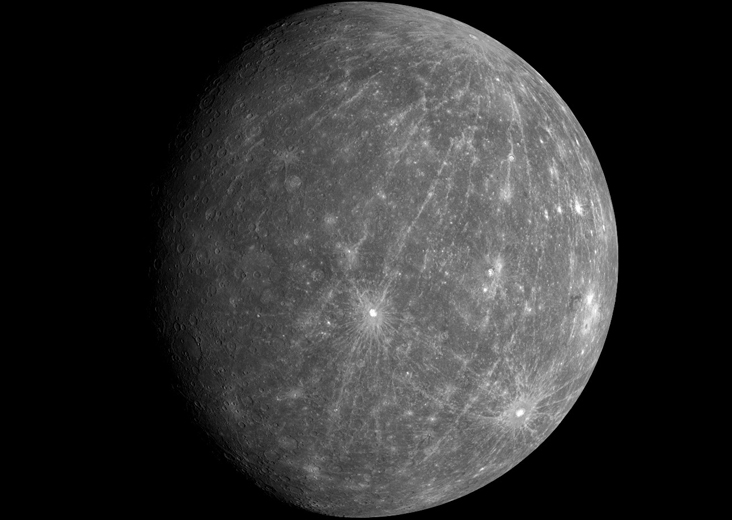
#> input picture noise/data/Mercury.bmp, 732 x 520 px
$ jupyter execute --allow-errors random-noise.ipynb   (shell and % lines are left out)
#> lines starting #> are read from the running program, lines starting #| are printed output that depends on the picture
### noise/utils.py
import numpy as np
from matplotlib import pyplot as plt
from typing import Iterable

def drawSNPPDF(resolution : int, p : float) -> None:
    assert isinstance(resolution, int) and resolution > 0, 'Parameter \'resolution\' should be a positive integer.'
    assert (isinstance(p, float) or isinstance(p, int)) and p >= 0 and p <= 1, 'Parameter \'p\' should be a number within [0 1].'
    x = np.linspace(-1.5, 1.5, 6 * resolution + 1)
    y = np.zeros(1 + 6 * resolution)
    y[3 * resolution] = 1 - p
    y[resolution] = y[-resolution-1] = p / 2
    plt.plot(x, y, 'b-')
    plt.axis((-1.5, 1.5, -.01, 1))
    plt.title(f'PDF for a Salt & Pepper Noise with p={p:.4f}\n*y-axis units are in delta')

def drawUniformPDF(resolution : int, a : float, b : float) -> None:
    assert isinstance(resolution, int) and resolution > 0, 'Parameter \'resolution\' should be a positive integer.'
    assert (isinstance(a, float) or isinstance(a, int)) and a >= -1 and a <= 1, 'Parameter \'a\' should be a number within [-1 1].'
    assert (isinstance(b, float) or isinstance(b, int)) and b >= -1 and b <= 1, 'Parameter \'b\' should be a number within [-1 1].'
    assert a <= b, 'Parameter \'a\' should be less than or equal to \'b\'.'

    x = np.linspace(-1.5, 1.5, 6 * resolution + 1)
    if b - a > 0:
        y = np.minimum(x > a, x < b)
        y = np.float32(y) / (b - a)
    else:
        y[3 * resolution] = 1
    plt.plot(x, y, 'b-')
    _, _, _, ymax = plt.axis()
    plt.axis((-1.5, 1.5, -0.01, ymax))
    plt.title(f'PDF for a Uniform Noise with a={a:.4f} & b={b:.4f}')

def drawRayleighPDF(resolution : int, sigma : float) -> None:
    assert isinstance(resolution, int) and resolution > 0, 'Parameter \'resolution\' should be a positive integer.'
    assert (isinstance(sigma, float) or isinstance(sigma, int)) and sigma >= 0, 'Parameter \'sigma\' should be a non-negative number.'

    x = np.linspace(0, 1, 2 * resolution + 1)
    y = x * np.exp(- x**2 / sigma**2 / 2) / sigma**2

    e_x = np.array([sigma * np.sqrt(np.pi / 2)])
    e_y = e_x * np.exp(- e_x**2 / sigma**2 / 2) / sigma**2

    plt.plot(x, y, 'b-')
    plt.plot(e_x, e_y, 'r^')
    _, _, _, ymax = plt.axis()
    plt.axis((0, 1, -0.01, ymax))
    plt.title(f'PDF for a Rayleigh Noise with sigma={sigma:.4f}')

def drawErlangPDF(resolution : int, k : int, beta : float) -> None:
    assert isinstance(resolution, int) and resolution > 0, 'Parameter \'resolution\' should be a positive integer.'
    assert isinstance(k, int) and k > 0, 'Parameter \'k\' should be a positive integer.'
    assert (isinstance(beta, float) or isinstance(beta, int)) and beta > 0, 'Parameter \'sigma\' should be a positive number.'

    x = np.linspace(0, 1, 2 * resolution + 1)
    y = x**(k-1) * np.exp(-x / beta) / beta**k / np.math.factorial(k - 1)

    e_x = np.array([beta * k])
    e_y = e_x**(k-1) * np.exp(-e_x / beta) / beta**k / np.math.factorial(k - 1)

    plt.plot(x, y, 'b-')
    plt.plot(e_x, e_y, 'r^')
    _, _, _, ymax = plt.axis()
    plt.axis((0, 1, -0.01, ymax))
    plt.title(f'PDF for an Erlang Noise with k={k:d} and beta={beta:.4f}')

# [10 lines left out: function drawHistogram, not called in this run]

def drawCustomPDF(resolution : int, beta : float) -> None:
    assert isinstance(resolution, int) and resolution > 0, 'Parameter \'resolution\' should be a positive integer.'
    assert (isinstance(beta, float) or isinstance(beta, int)) and beta > 0, 'Parameter \'sigma\' should be a positive number.'

    x = np.linspace(-1, 1, 2 * resolution + 1)
    y = np.clip(1 - (x / beta)**2, 0., 1.) * .75 / beta

    e_x = np.array([0])
    e_y = np.clip(1 - (e_x / beta)**2, 0., 1.) * .75 / beta


    plt.plot(x, y, 'b-')
    plt.plot(e_x, e_y, 'r^')
    _, _, _, ymax = plt.axis()
    plt.axis((-1, 1, -0.01, ymax))
    plt.title(f'PDF for a Custom Parabolic Noise with beta={beta:.4f}')

    return None

def drawCustomCDF(resolution : int, beta : float) -> None:
    assert isinstance(resolution, int) and resolution > 0, 'Parameter \'resolution\' should be a positive integer.'
    assert (isinstance(beta, float) or isinstance(beta, int)) and beta > 0, 'Parameter \'sigma\' should be a positive number.'

    x = np.linspace(-1, 1, 2 * resolution + 1)
    y = (x - x**3 / 3 / beta**2 + 2 * beta / 3) * .75 / beta
    y[x < -beta] = 0
    y[x > beta] = 1


    plt.plot(x, y, 'b-')
    _, _, _, ymax = plt.axis()
    plt.axis((-1, 1, -0.01, ymax))
    plt.title(f'CDF for a Custom Parabolic Noise with beta={beta:.4f}')

    return None

def generateCustomNoise(noise_shape : Iterable[int], beta : float) -> None:
    assert isinstance(noise_shape, Iterable) and len(noise_shape) == 2 and \
    all(isinstance(s, int) and s > 0 for s in noise_shape), 'Parameter \'noise_shape\' should be an Iterable of two positive integers.'
    assert (isinstance(beta, float) or isinstance(beta, int)) and beta > 0, 'Parameter \'sigma\' should be a positive number.'

    noise = np.random.rand(*noise_shape)
    x = np.linspace(-beta, beta, int(2 * beta * 255 + 1))
    y = (x - x**3 / 3 / beta**2 + 2 * beta / 3) * .75 / beta
    noise = np.searchsorted(y, noise)
    noise = x[noise]

    hist, bins = np.histogram(noise, 511, (-1 - 1 / 510, 1 + 1 / 510))
    plt.figure(figsize=(14, 7))
    _ = plt.subplot(1, 2, 1), plt.bar(np.linspace(-1, 1, 511), hist, 1/128), plt.axis((-1.01, 1.01, 0, None)), plt.title('Histogram of the Noise')
    _ = plt.subplot(1, 2, 2), plt.imshow(noise, vmin=0, vmax=1), plt.title('Generated Noise')

    return None

### noise/random-noise.ipynb
# Random Noise
In this notebook, we will go through some mainstream models of random noise in images, and implement them using NumPy.

Note that noise in real world might have many different PDFs (Probability Density Functions), and not always follow the patterns described below. Also, there are types of noise that are not random, and whose modeling is done differently than what is shown here.

## Section 0. Preparing the Notebook
We start by importing the necessary libraries and then loading a sample image to work on.

[cell 1]
# importing necessary packages
import numpy as np
from numpy import random
import cv2 as cv
from matplotlib import pyplot as plt
from solutions import *
from utils import *

[cell 2]
# loading the sample image and setting the colormap for pyplot
image = np.float64(cv.imread('data/Mercury.bmp', cv.IMREAD_GRAYSCALE) / 255)
#> image: shape (520, 732) float64; min 0, max 1, mean 0.192
plt.set_cmap('Greys_r')
_ = plt.imshow(image), plt.axis('off')

## Section 1. Applying Random Noise to Images
The general equation for application of noise to images, is the summation of image $I$ with a random noise function $\eta$.

$ \hat{I} = I + \eta $

The function $\eta$ is an array of random values, which conform to a certain PDF. For images, it is a good practice to add a clipping function $C_{a,b}$ to the equation, so that the output values are within the acceptable range $[a \; b]$ of image intensities.

$ C_{a,b}(z) = \cases{
a & \text{if $ z \leq a $} \\
z & \text{if $ a < z < b $} \\
b & \text{if $ b \leq z $}
}
$

$
\hat{I} = C_{a,b}(I + \eta)
$

NumPy has built-in implementations for most of the noise models that we use, so there is no need to manually implement them.

### Section 1.1. Salt and Pepper Noise
A simple form of noise is the salt and pepper noise, in which a pixel's intensity is either set to the minimum (black) or the maximum (white) amount, with a probability of $p$. Therefore, in an image with salt and pepper noise, about $\large \frac{p}{2}$ of pixels are turned into black pixels, and $\large \frac{p}{2}$ into white pixels.

In the first glance, this looks like a noise that cannot be modeled using our previously described equation. However, when you consider the clipping function, and that setting a pixel intensity to minimum can be described as adding a large negative value to it, a PDF can be described for the salt and pepper noise. This PDF has the value $\frac{p}{2} \delta(i)$ at $-1$ and $1$ (in the case that our intensity values are within $[0 \; 1]$), and the value $(1-p) \delta{i}$ at 0. You can see a graph of this PDF below.

[cell 3]
drawSNPPDF(resolution=100, p=.25)
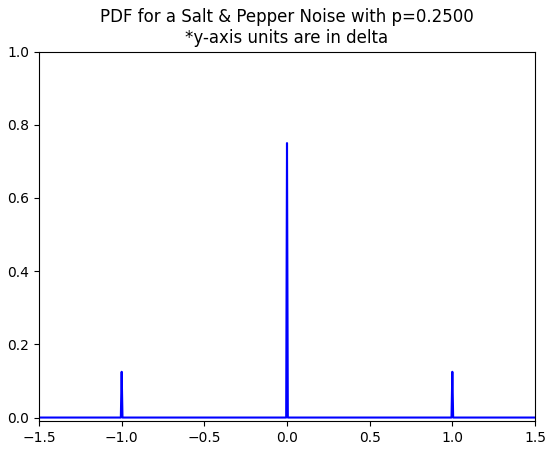
#> figure drawn by matplotlib, 1 panel; curve peaks at x = 0, y = 0.75

Now implement a function which applies salt & pepper noise to a sample image. You can either use the probabilistic model described above, or a method of you own choice.

**Note:** The expected value for the sum of salt and pepper pixels in your output should be equal.

[cell 4]
def addSNPNoise(image : np.ndarray, p : float) -> np.ndarray:
    """
    Parameters:
    - image : np.ndarray
        An image on which the Salt & Pepper noise will be applied. It should be a
        np.ndarray with dtype=float64, and with values within [0 1].
    - p : float [0 1]
        The p parameter in the S&P noise distribution. Should be in [0 1].
    Returns:
    - output : np.ndarray
        The noisy image, with dtype=np.float64, and values within [0 1].
    """
    # ====== YOUR CODE ======
    raise NotImplementedError()

# Adding S&P noise
p = 0.25
#> (the rest of this cell did not finish here and is left out)

There is also a possibility that an image contains only salt or only pepper noise, i.e. has some pixels flipped to black or white with the probability $p$. Implement functions for these types of noise as well.

[cell 5]
def addSaltNoise(image : np.ndarray, p : float) -> np.ndarray:
    """
    Parameters:
    - image : np.ndarray
        An image on which the salt noise will be applied. It should be a np.ndarray
        with dtype=float64, and with values within [0 1].
    - p : float [0 1]
        The p parameter in the salt noise distribution. Should be in [0 1].
    Returns:
    - output : np.ndarray
        The noisy image, with dtype=np.float64, and values within [0 1].
    """
    # ====== YOUR CODE ======
    raise NotImplementedError()

def addPepperNoise(image : np.ndarray, p : float) -> np.ndarray:
    """
    Parameters:
    - image : np.ndarray
        An image on which the pepper noise will be applied. It should be a
        np.ndarray with dtype=float64, and with values within [0 1].
    - p : float [0 1]
        The p parameter in the pepper noise distribution. Should be in [0 1].
    Returns:
    - output : np.ndarray
        The noisy image, with dtype=np.float64, and values within [0 1].
    """
    # ====== YOUR CODE ======
    raise NotImplementedError()

# Adding S&P noise
p = 0.1
#> (the rest of this cell did not finish here and is left out)

### Section 1.2. Uniform Noise
Another form of noise is uniform noise, where the noise is a random value in the interval $(a\;b)$. Depending on the situation, you can assume that this interval is centered on $0$, and therefore the interval can be described as $[-a\;a]$. The intensity of this type of noise, and the data corruption that it causes, can be described by how close the magnitudes of $a$ and $b$ are to the maximum value for pixel intensity.

You can see a representation of the PDF for a uniform noise function below.

[cell 6]
drawUniformPDF(resolution=100, a=-.25, b=.25)
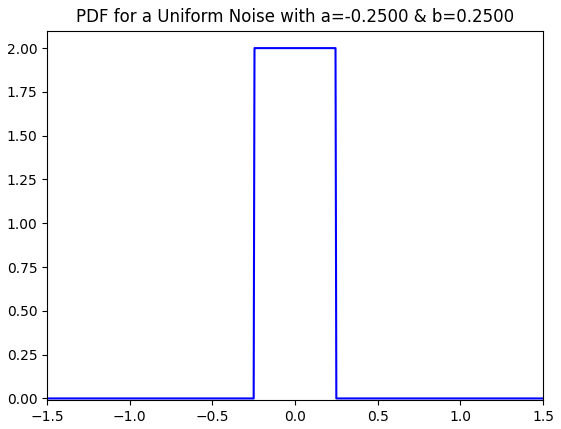
#> figure drawn by matplotlib, 1 panel; curve peaks at x = -0.245, y = 2

Now implement a uniform noise function. Note that you can use the functions in NumPy's numpy.random module.

[cell 7]
def addUniformNoise(image : np.ndarray, a : float, b : float) -> np.ndarray:
    """
    Parameters:
    - image : np.ndarray
        An image on which the Uniform noise will be applied. It should be a
        np.ndarray with dtype=float64, and with values within [0 1].
    - a : float [-1 1]
        The a parameter in the Uniform noise distribution. Should be in [-1 1].
    - b : float [-1 1]
        The b parameter in the Uniform noise distribution. Should be in [-1 1].
    Returns:
    - output : np.ndarray
        The noisy image, with dtype=np.float64, and values within [0 1].
    """
    # ====== YOUR CODE ======
    raise NotImplementedError()

# Adding Uniform noise
a = -.25
b = .25
#> (the rest of this cell did not finish here and is left out)

### Section 1.3. Gaussian Noise
Gaussian noise is the kind of noise where the noise value PDF is a normal (a.k.a Gaussian) function. Gaussian noise can be a good approximation for the many types of noise, which have a symmetrical distribution. You are most likely already familiar with the normal distribution, however, for very bright or dark pixels, or for large $\sigma$ values, we might encounter intensity clipping, which would cause the actual PDF to be slightly different from the normal distribution. Implement a Gaussian noise function and see its effects on the sample image.

**Note 1:** If you're not familiar with the normal distribution, you can read more [here](en.wikipedia.org/wiki/Normal_distribution). Also you should probably learn some more about probability and statistics to better understand this notebook.

**Note 2:** A good way of translating the $\sigma$ into noise intensity, is by considering that about $95\%$ of noise values are within $[-2\sigma \; 2\sigma]$

[cell 8]
def addGaussianNoise(image : np.ndarray, sigma : float) -> np.ndarray:
    """
    Parameters:
    - image : np.ndarray
        An image on which the Gaussian noise will be applied. It should be a
        np.ndarray with dtype=float64, and with values within [0 1].
    - sigma : float [0 inf)
        The sigma parameter in the Gaussian noise distribution. Should be in [0 inf).
    Returns:
    - output : np.ndarray
        The noisy image, with dtype=np.float64, and values within [0 1].
    """
    # ====== YOUR CODE ======
    raise NotImplementedError()

# Adding Gaussian noise
sigma = .25
#> (the rest of this cell did not finish here and is left out)

### Section 1.4. Rayleigh Noise
Rayleigh noise is different from the previous types of noise, as its PDF is not centered at 0, and the density curve is assymetrical and skewed to the right. The PDF for Rayleigh distribution is as follows.

$
p_{\sigma}(z) =
\begin{cases}
0 & \text{if $ z < 0 $} \\
\Large \frac{z}{\sigma^2} \large e^{-z^2/(2\sigma^2)} & \text{if $ 0 \leq z $}
\end{cases}
$

As you can see in the PDF below, the center of the probability curve is skewed to the right. The expected value, $\bar{p}_{\sigma}(z)=\sigma \sqrt{\frac{\pi}{2}}$, for the Rayleigh distribution is shown with a triangle, and is located on the right side of the PDF's maximum. The noise in MRI and satellite images follow a pattern that can be simulated by a Rayleigh distribution.

**Note:** a more general form of the Rayleigh distribution might include a displacement parameter as well.

[cell 9]
drawRayleighPDF(resolution=100, sigma=.1)
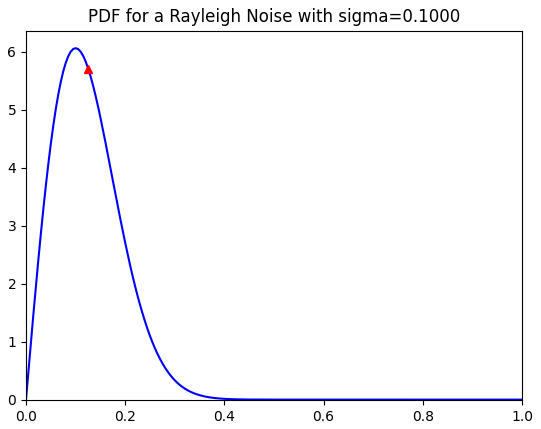
#> figure drawn by matplotlib, 1 panel; curve peaks at x = 0.1, y = 6.07

Now implement a Rayleigh noise function. Again, you can use NumPy functions.

[cell 10]
def addRayleighNoise(image : np.ndarray, sigma : float) -> np.ndarray:
    """
    Parameters:
    - image : np.ndarray
        An image on which the Rayleigh noise will be applied. It should be a
        np.ndarray with dtype=float64, and with values within [0 1].
    - sigma : float [0 inf)
        The sigma parameter in the Rayleigh noise distribution. Should be in [0 inf).
    Returns:
    - output : np.ndarray
        The noisy image, with dtype=np.float64, and values within [0 1].
    """
    # ====== YOUR CODE ======
    raise NotImplementedError()

# Adding Rayleigh noise
sigma = .1
#> (the rest of this cell did not finish here and is left out)

### Section 1.5. Erlang (Gamma) Noise
Erlang noise is another type of noise which has a skewed distribution. It takes two parameters $\beta$, or scale, and $k$, or shape. The shape parameter is always an integer, and both parameters are also positive.

$
p_{\beta,k}(z) = \Large \frac{x^{k-1}e^{-k/\beta}}{\beta^k(k-1)!}
$

While this equation might seem formidable at first, you can see by either rewriting or plotting it, that it has a similar shape to the Rayleigh distribution. Indeed, for $k=2$, this distribution is identical to Rayleigh's, and for $k=1$, it becomes identical to the exponential distribution. Draw the distribution for different parameters and see how it looks like.

**Note:** Sometimes, you might see the scale parameter replace with rate, shown by $\lambda = \Large \frac{1}{\beta}$.

[cell 11]
drawErlangPDF(resolution=100, k=4, beta=.1)
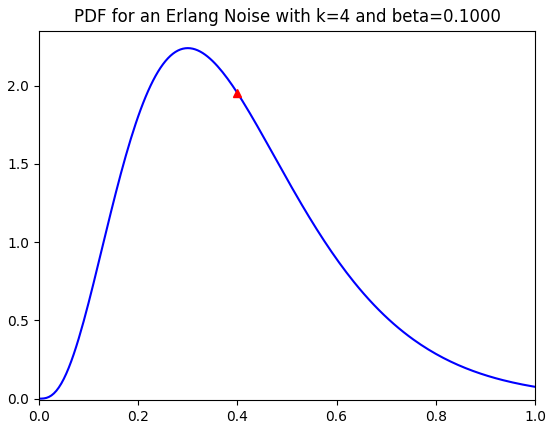
#> figure drawn by matplotlib, 1 panel; curve peaks at x = 0.3, y = 2.24

Try implement an Erlang noise function and see its effects.

[cell 12]
def addErlangNoise(image : np.ndarray, k : int, beta : float) -> np.ndarray:
    """
    Parameters:
    - image : np.ndarray
        An image on which the Erlang noise will be applied. It should be a
        np.ndarray with dtype=float64, and with values within [0 1].
    - k : int [1 inf)
        The k parameter in the Erlang noise distribution. Should be a positive
        integer.
    - beta : float (0 inf)
        The beta parameter in the Erlang noise distribution. Should be in (0 inf).
    Returns:
    - output : np.ndarray
        The noisy image, with dtype=np.float64, and values within [0 1].
    """
    # ====== YOUR CODE ======
    raise NotImplementedError()

# Adding Erlang noise
k = 2
beta = 0.1
#> (the rest of this cell did not finish here and is left out)

### Section 1.6. Exponential Noise
Another type of noise is the exponential noise, in which the probability decreases exponentially as we increase the intensity of the noise. As you saw above, exponential noise can be considered a special type of Erlang noise with $k=1$, where the PDF would look like this:
$
p_{\beta}(z) = \Large \frac{1}{\beta} \large e^{-k/\beta}
$

**Note:** You might see the $\beta$ parameter replaced by rate, or with the standard error, $\sigma$, which is equal to $\beta$.

## Section 2. How Noise Effects the Histogram
One important problem when you are trying to choose a noise model, is that which model fits better with the images that you have. This can be quite challenging, since you usually don't have a noiseless equivalent of your noisy image. However, sometimes looking at the histogram of the noisy image can give you good clues.

[cell 13]
# Generate a noisy image, with an arbitrary noise type and arbitrary parameters.
image_sample = np.float64(cv.imread('data/Mercury.bmp', cv.IMREAD_GRAYSCALE) / 255)
image_sample_noisy = None # Apply a type of noise
#> (the rest of this cell did not finish here and is left out)

As you can see, if your image contains a large number of pixels of a certain value (in ``Mercury.bmp``'s case, dark pixels), or pixels in a small intensity band, the histogram of the noisy image will resemble the PDF of that noise type. Try this with ``houses.pgm`` and try to select a region which gives you a good clue to what the chosen noise type is.

## Section 3. Implementing Custom Noise Models in NumPy
When working with noise models, you might encounter one which does not have a NumPy implementation. In such cases, you can manually implement it yourself. Let's take a random noise with a parabolic PDF.

$
PDF_\beta(z) =
\begin{cases}
A(1 - \Large \frac{z^2}{\beta^2} \normalsize) & -\beta \le z \le \beta \\
0 & \text{other}
\end{cases}
$

Here, A is a normalization coefficient and is equal to $\Large \frac{3}{4 \beta}$.

[cell 14]
drawCustomPDF(resolution=100, beta=0.2)
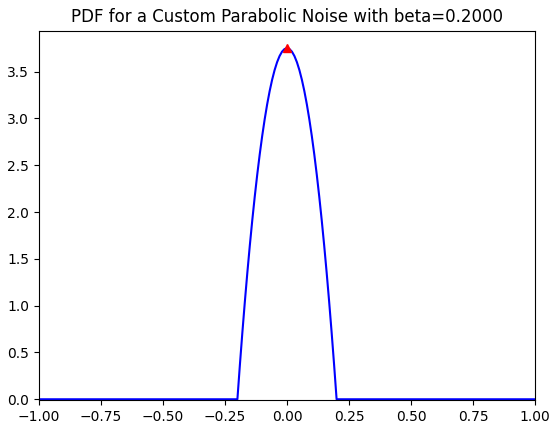
#> figure drawn by matplotlib, 1 panel; curve peaks at x = 0, y = 3.75

To implement this function, you should first integrate this function to get its CDF (Cumulative Distribution Function).

$
CDF_\beta(z) =
\begin{cases}
0 & z < -\beta \\
A(z - \Large \frac{z^3}{3 \beta^2} \normalsize + \Large \frac{2 \beta}{3} \normalsize) & -\beta \le z \le \beta \\
1 & \beta < z
\end{cases}
$

[cell 15]
drawCustomCDF(resolution=100, beta=0.2)
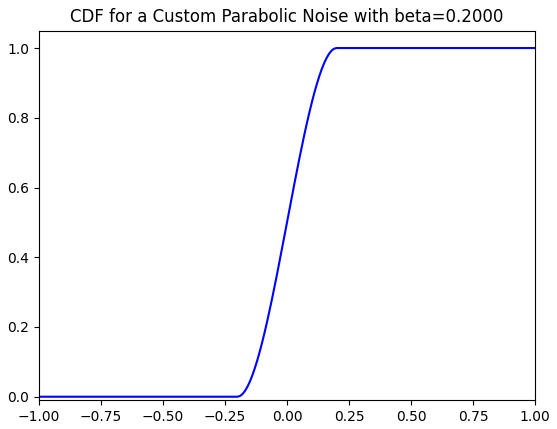
#> figure drawn by matplotlib, 1 panel; curve peaks at x = 0.2, y = 1

The last step is finding the inverse of the CDF, for values between $0$ and $1$. This step, however, is quite formidable for even this rather simple distribution function. So how can we bypass this step? The simplest way, is by sampling the CDF, and doing a binary search in it. Another way might be by creating a search table for these values.

Having a method to reverse the CDF, we can use a random number generator with values in $(0 \; 1)$ to generate random noise. The value $r$ below represents a random value generated by such a generator.

$
\eta = CDF^{-1}(r)
$

Below is the histogram of a noise pattern generated this way. You can see that it resembles the original PDF that we had at the beginning.

[cell 16]
generateCustomNoise(noise_shape=(64, 64), beta=0.1)
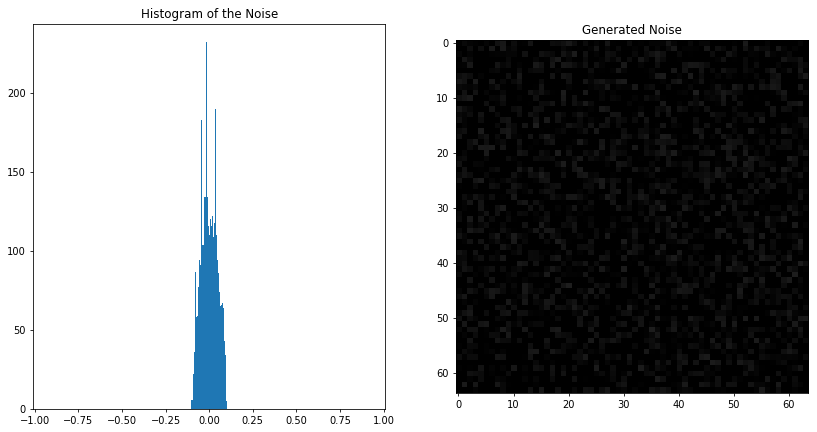
#> figure drawn by matplotlib, 2 panels; panel 1: tallest bar 232 high, from x = -0.0196 to -0.0118
